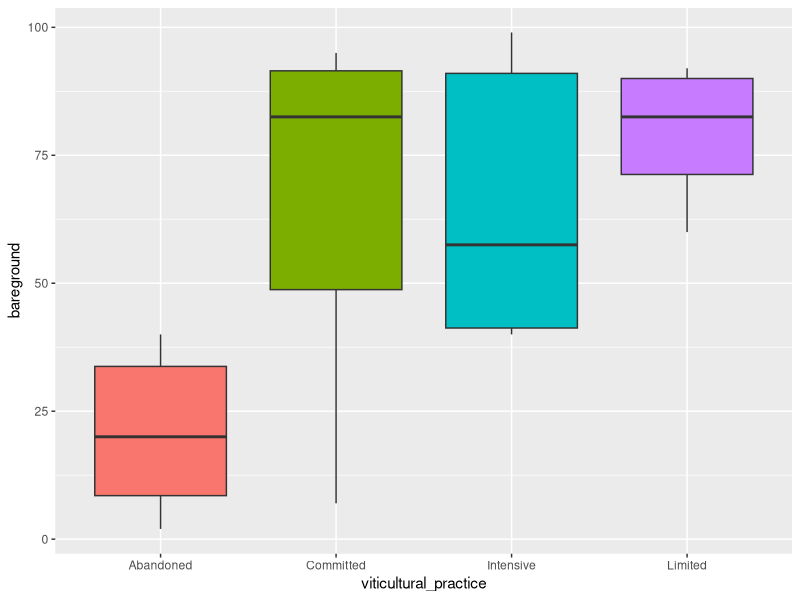
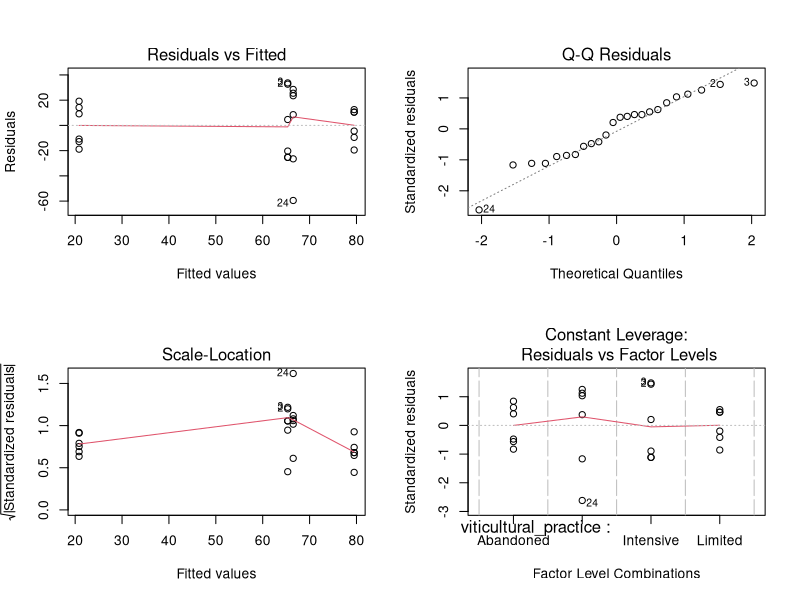
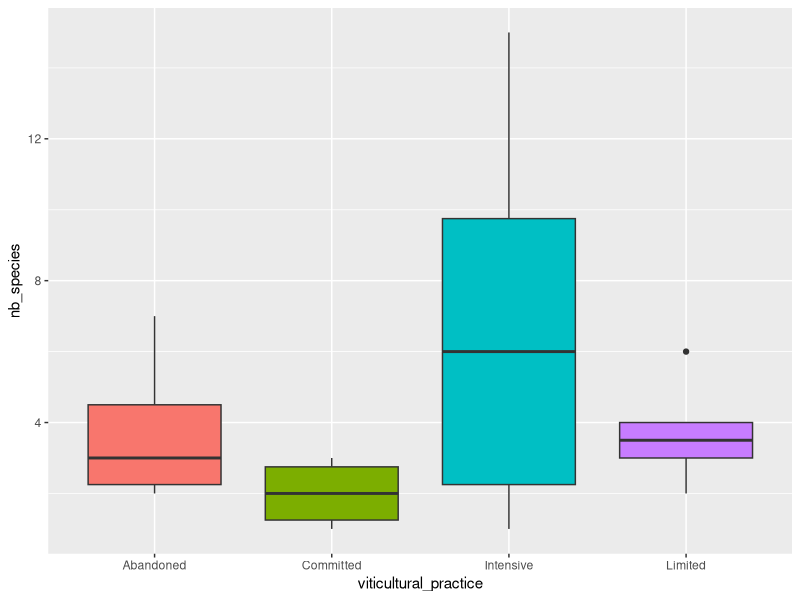
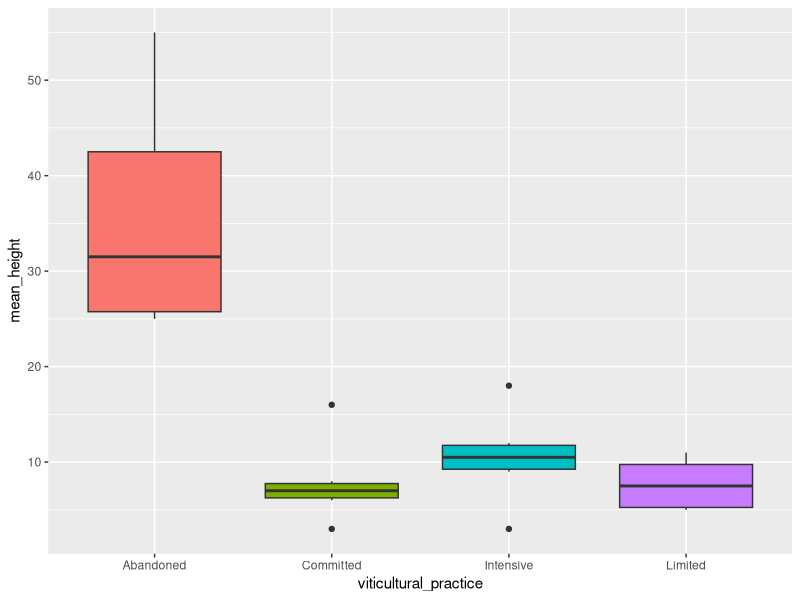

Write the R code that produced these figures, in order.
#loading package
library(tidyverse)

#loading data
#set your own
getwd()
setwd("C:/Users/ASUS/Documents/RStudio")  

mydata <- read.csv("data_plant.csv", sep=",")

##head
head(mydata)
summary (mydata)

#Graphique des données

library(ggplot2)

ggplot(mydata, aes(x=viticultural_practice, y=bareground, fill=viticultural_practice)) + 
  geom_boxplot()  +    
  theme(legend.position="none")

  #Results bareground

m<-aov(bareground~viticultural_practice,data=mydata)
summary(m)

res <- lm(bareground~viticultural_practice, data=mydata)
summary(res)
anova(res)

#Pr(>F) < 0.05 -> les habitats ont un réel impact sur le pourcentage sol nu

# Validation du modèle
##residuals
par(mfrow=c(2,2))
plot(res) #!!!pb ici

##  Shapiro-Wilk normality test
shapiro.test(res$residuals)

#la p-value est > à 0.05, on ne peut pas rejeter l’hypothèse nulle. Les 
#résidus du modèle sont donc considérées comme suivant une loi normale.

##  Bartlett test of homogeneity of variances
bartlett.test (res$residuals ~ mydata$viticultural_practice)

#p-value > 0.05 on ne peux pas rejetter l'hypothèse nulle, les variances des résidus sont égales


##results nb_species

ggplot(mydata, aes(x=viticultural_practice, y=nb_species, fill=viticultural_practice)) + 
  geom_boxplot()  +    
  theme(legend.position="none")

kruskal.test(mydata$nb_species~mydata$viticultural_practice)
#p-value > 0.05 -> on ne peux pas rejetter H0, les groupes ont la meme distribution

pairwise.wilcox.test(mydata$nb_species,mydata$viticultural_practice)
#
#Seule abandonned montre des résultats différents des autres groupes 

#Results height

ggplot(mydata, aes(x=viticultural_practice, y=mean_height, fill=viticultural_practice)) + 
  geom_boxplot()  +    
  theme(legend.position="none")

kruskal.test(mydata$mean_height~mydata$viticultural_practice)
#p-value < 0.05 -> on rejette H0, les groupes n'ont pas la meme distribution

pairwise.wilcox.test(mydata$mean_height,mydata$viticultural_practice)

